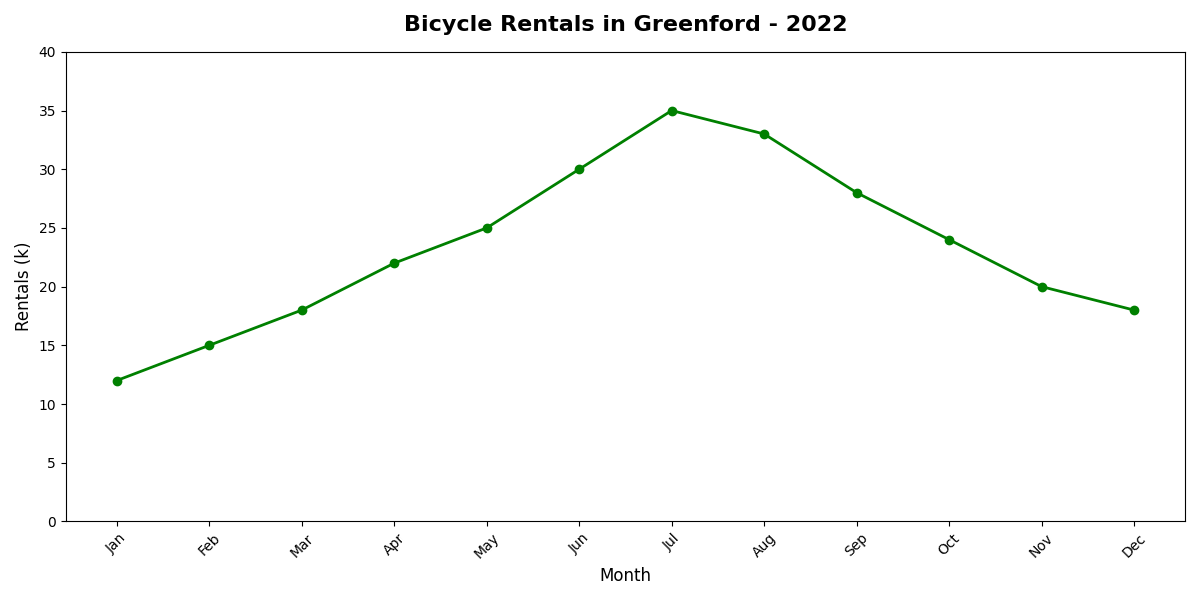

Write Python code to recreate this figure.
import matplotlib.pyplot as plt
import numpy as np

# Data Setup
months = np.array(['Jan', 'Feb', 'Mar', 'Apr', 'May', 'Jun', 'Jul', 'Aug', 'Sep', 'Oct', 'Nov', 'Dec'])
rentals = np.array([12, 15, 18, 22, 25, 30, 35, 33, 28, 24, 20, 18])

# Create the plot
fig, ax = plt.subplots(figsize=(12, 6))

# Plot the line with a new color
ax.plot(months, rentals, marker='o', linestyle='-', color='green', linewidth=2)

# Titles and labels
ax.set_title('Bicycle Rentals in Greenford - 2022', fontsize=16, fontweight='bold', pad=15)
ax.set_xlabel('Month', fontsize=12)
ax.set_ylabel('Rentals (k)', fontsize=12)

# Set y-axis limits
ax.set_ylim(0, 40)

# Customize x-ticks
ax.set_xticks(np.arange(len(months)))
ax.set_xticklabels(months, rotation=45, fontsize=10)

plt.tight_layout()

# Show the plot
plt.show()
